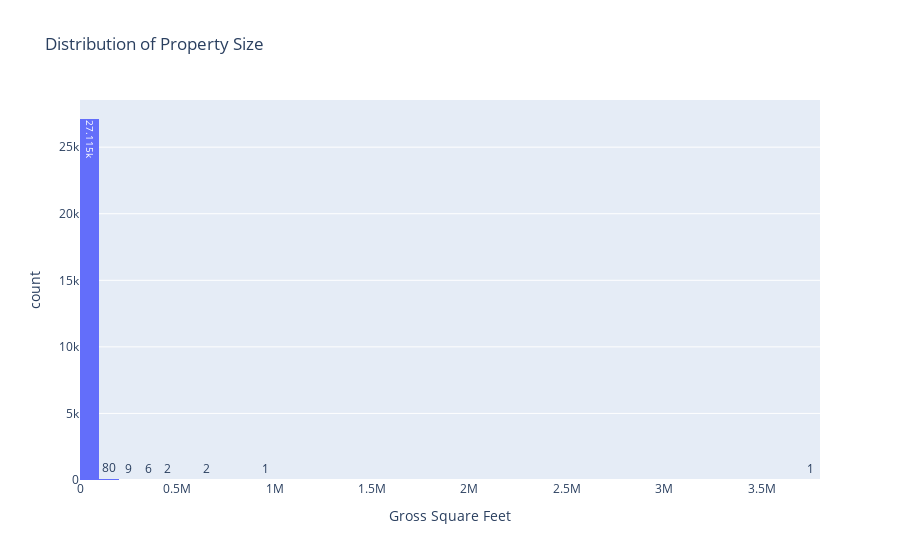

The notebook cell saved with this chart:
### Markdown cell above
### 6.3 Property Size Distribution

### Code cell
fig = px.histogram(df, x='gross_square_feet', nbins=50,text_auto=True,
                   title='Distribution of Property Size',
                   labels={'gross_square_feet': 'Gross Square Feet'})
fig.show()

print(f"Mean: {df['gross_square_feet'].mean():,.2f} sqft")
print(f"Median: {df['gross_square_feet'].median():,.2f} sqft")

### Figure 1 — Plotly figure (JSON) as saved in the notebook; plotly's stock layout.template omitted (floating-point values rounded to 4 significant figures; data arrays with more than 128 entries replaced by an {"elided": "..."} marker saying what was removed)
{"data": [{"bingroup": "x", "hovertemplate": "Gross Square Feet=%{x}<br>count=%{y}<extra></extra>", "legendgroup": "", "marker": {"color": "#636efa", "pattern": {"shape": ""}}, "name": "", "nbinsx": 50, "orientation": "v", "showlegend": false, "texttemplate": "%{value}", "type": "histogram", "x": {"elided": "27216 float values"}, "xaxis": "x", "yaxis": "y"}], "layout": {"barmode": "relative", "legend": {"tracegroupgap": 0}, "title": {"text": "Distribution of Property Size"}, "xaxis": {"anchor": "y", "domain": [0, 1], "title": {"text": "Gross Square Feet"}}, "yaxis": {"anchor": "x", "domain": [0, 1], "title": {"text": "count"}}}}
